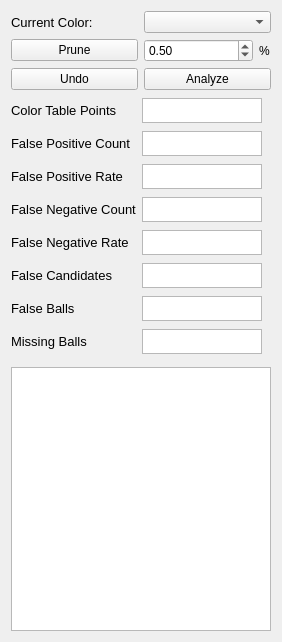
<?xml version="1.0" encoding="UTF-8"?>
<ui version="4.0">
 <class>UTAnalysisWidget</class>
 <widget class="QWidget" name="UTAnalysisWidget">
  <property name="geometry">
   <rect>
    <x>0</x>
    <y>0</y>
    <width>282</width>
    <height>642</height>
   </rect>
  </property>
  <property name="sizePolicy">
   <sizepolicy hsizetype="Maximum" vsizetype="Maximum">
    <horstretch>0</horstretch>
    <verstretch>0</verstretch>
   </sizepolicy>
  </property>
  <property name="minimumSize">
   <size>
    <width>0</width>
    <height>0</height>
   </size>
  </property>
  <property name="maximumSize">
   <size>
    <width>31234</width>
    <height>16777215</height>
   </size>
  </property>
  <property name="windowTitle">
   <string>AnalysisWidget</string>
  </property>
  <layout class="QGridLayout" name="gridLayout_3">
   <item row="0" column="0" colspan="2">
    <layout class="QGridLayout" name="gridLayout">
     <item row="0" column="0">
      <widget class="QLabel" name="label_2">
       <property name="font">
        <font>
         <pointsize>10</pointsize>
        </font>
       </property>
       <property name="text">
        <string>Current Color:</string>
       </property>
      </widget>
     </item>
     <item row="0" column="1">
      <widget class="QComboBox" name="colorBox"/>
     </item>
    </layout>
   </item>
   <item row="1" column="0">
    <widget class="QPushButton" name="pruneButton">
     <property name="text">
      <string>Prune</string>
     </property>
    </widget>
   </item>
   <item row="1" column="1">
    <layout class="QHBoxLayout" name="horizontalLayout">
     <item>
      <widget class="QDoubleSpinBox" name="prunePercentBox">
       <property name="maximum">
        <double>100.000000000000000</double>
       </property>
       <property name="singleStep">
        <double>0.500000000000000</double>
       </property>
       <property name="value">
        <double>0.500000000000000</double>
       </property>
      </widget>
     </item>
     <item>
      <widget class="QLabel" name="label_3">
       <property name="maximumSize">
        <size>
         <width>12</width>
         <height>16777215</height>
        </size>
       </property>
       <property name="text">
        <string>%</string>
       </property>
      </widget>
     </item>
    </layout>
   </item>
   <item row="4" column="0" colspan="2">
    <layout class="QFormLayout" name="formLayout">
     <property name="fieldGrowthPolicy">
      <enum>QFormLayout::AllNonFixedFieldsGrow</enum>
     </property>
     <item row="0" column="0">
      <widget class="QLabel" name="label_7">
       <property name="font">
        <font>
         <pointsize>10</pointsize>
        </font>
       </property>
       <property name="text">
        <string>Color Table Points</string>
       </property>
      </widget>
     </item>
     <item row="0" column="1">
      <widget class="QTextEdit" name="pointCountText">
       <property name="maximumSize">
        <size>
         <width>120</width>
         <height>25</height>
        </size>
       </property>
       <property name="verticalScrollBarPolicy">
        <enum>Qt::ScrollBarAlwaysOff</enum>
       </property>
       <property name="horizontalScrollBarPolicy">
        <enum>Qt::ScrollBarAlwaysOff</enum>
       </property>
      </widget>
     </item>
     <item row="1" column="0">
      <widget class="QLabel" name="label">
       <property name="font">
        <font>
         <pointsize>10</pointsize>
        </font>
       </property>
       <property name="text">
        <string>False Positive Count</string>
       </property>
      </widget>
     </item>
     <item row="1" column="1">
      <widget class="QTextEdit" name="fpcText">
       <property name="maximumSize">
        <size>
         <width>120</width>
         <height>25</height>
        </size>
       </property>
       <property name="verticalScrollBarPolicy">
        <enum>Qt::ScrollBarAlwaysOff</enum>
       </property>
       <property name="horizontalScrollBarPolicy">
        <enum>Qt::ScrollBarAlwaysOff</enum>
       </property>
      </widget>
     </item>
     <item row="2" column="0">
      <widget class="QLabel" name="label_4">
       <property name="font">
        <font>
         <pointsize>10</pointsize>
        </font>
       </property>
       <property name="text">
        <string>False Positive Rate</string>
       </property>
      </widget>
     </item>
     <item row="2" column="1">
      <widget class="QTextEdit" name="fprText">
       <property name="maximumSize">
        <size>
         <width>120</width>
         <height>25</height>
        </size>
       </property>
       <property name="verticalScrollBarPolicy">
        <enum>Qt::ScrollBarAlwaysOff</enum>
       </property>
       <property name="horizontalScrollBarPolicy">
        <enum>Qt::ScrollBarAlwaysOff</enum>
       </property>
      </widget>
     </item>
     <item row="3" column="0">
      <widget class="QLabel" name="label_5">
       <property name="font">
        <font>
         <pointsize>10</pointsize>
        </font>
       </property>
       <property name="text">
        <string>False Negative Count</string>
       </property>
      </widget>
     </item>
     <item row="3" column="1">
      <widget class="QTextEdit" name="fncText">
       <property name="maximumSize">
        <size>
         <width>120</width>
         <height>25</height>
        </size>
       </property>
       <property name="verticalScrollBarPolicy">
        <enum>Qt::ScrollBarAlwaysOff</enum>
       </property>
       <property name="horizontalScrollBarPolicy">
        <enum>Qt::ScrollBarAlwaysOff</enum>
       </property>
      </widget>
     </item>
     <item row="4" column="0">
      <widget class="QLabel" name="label_6">
       <property name="font">
        <font>
         <pointsize>10</pointsize>
        </font>
       </property>
       <property name="text">
        <string>False Negative Rate</string>
       </property>
      </widget>
     </item>
     <item row="4" column="1">
      <widget class="QTextEdit" name="fnrText">
       <property name="maximumSize">
        <size>
         <width>120</width>
         <height>25</height>
        </size>
       </property>
       <property name="verticalScrollBarPolicy">
        <enum>Qt::ScrollBarAlwaysOff</enum>
       </property>
       <property name="horizontalScrollBarPolicy">
        <enum>Qt::ScrollBarAlwaysOff</enum>
       </property>
      </widget>
     </item>
     <item row="5" column="0">
      <widget class="QLabel" name="lblFalseCandidates">
       <property name="font">
        <font>
         <pointsize>10</pointsize>
        </font>
       </property>
       <property name="text">
        <string>False Candidates</string>
       </property>
      </widget>
     </item>
     <item row="5" column="1">
      <widget class="QTextEdit" name="txtFalseCandidates">
       <property name="maximumSize">
        <size>
         <width>120</width>
         <height>25</height>
        </size>
       </property>
       <property name="verticalScrollBarPolicy">
        <enum>Qt::ScrollBarAlwaysOff</enum>
       </property>
       <property name="horizontalScrollBarPolicy">
        <enum>Qt::ScrollBarAlwaysOff</enum>
       </property>
      </widget>
     </item>
     <item row="6" column="0">
      <widget class="QLabel" name="lblFalseBalls">
       <property name="font">
        <font>
         <pointsize>10</pointsize>
        </font>
       </property>
       <property name="text">
        <string>False Balls</string>
       </property>
      </widget>
     </item>
     <item row="6" column="1">
      <widget class="QTextEdit" name="txtFalseBalls">
       <property name="maximumSize">
        <size>
         <width>120</width>
         <height>25</height>
        </size>
       </property>
       <property name="verticalScrollBarPolicy">
        <enum>Qt::ScrollBarAlwaysOff</enum>
       </property>
       <property name="horizontalScrollBarPolicy">
        <enum>Qt::ScrollBarAlwaysOff</enum>
       </property>
      </widget>
     </item>
     <item row="7" column="0">
      <widget class="QLabel" name="lblMissingBalls">
       <property name="font">
        <font>
         <pointsize>10</pointsize>
        </font>
       </property>
       <property name="text">
        <string>Missing Balls</string>
       </property>
      </widget>
     </item>
     <item row="7" column="1">
      <widget class="QTextEdit" name="txtMissingBalls">
       <property name="maximumSize">
        <size>
         <width>120</width>
         <height>25</height>
        </size>
       </property>
       <property name="verticalScrollBarPolicy">
        <enum>Qt::ScrollBarAlwaysOff</enum>
       </property>
       <property name="horizontalScrollBarPolicy">
        <enum>Qt::ScrollBarAlwaysOff</enum>
       </property>
      </widget>
     </item>
    </layout>
   </item>
   <item row="2" column="1">
    <widget class="QPushButton" name="analyzeButton">
     <property name="text">
      <string>Analyze</string>
     </property>
    </widget>
   </item>
   <item row="2" column="0">
    <widget class="QPushButton" name="undoButton">
     <property name="text">
      <string>Undo</string>
     </property>
    </widget>
   </item>
   <item row="5" column="0" colspan="2">
    <widget class="QTextEdit" name="txtBallStats"/>
   </item>
  </layout>
 </widget>
 <resources/>
 <connections/>
</ui>
